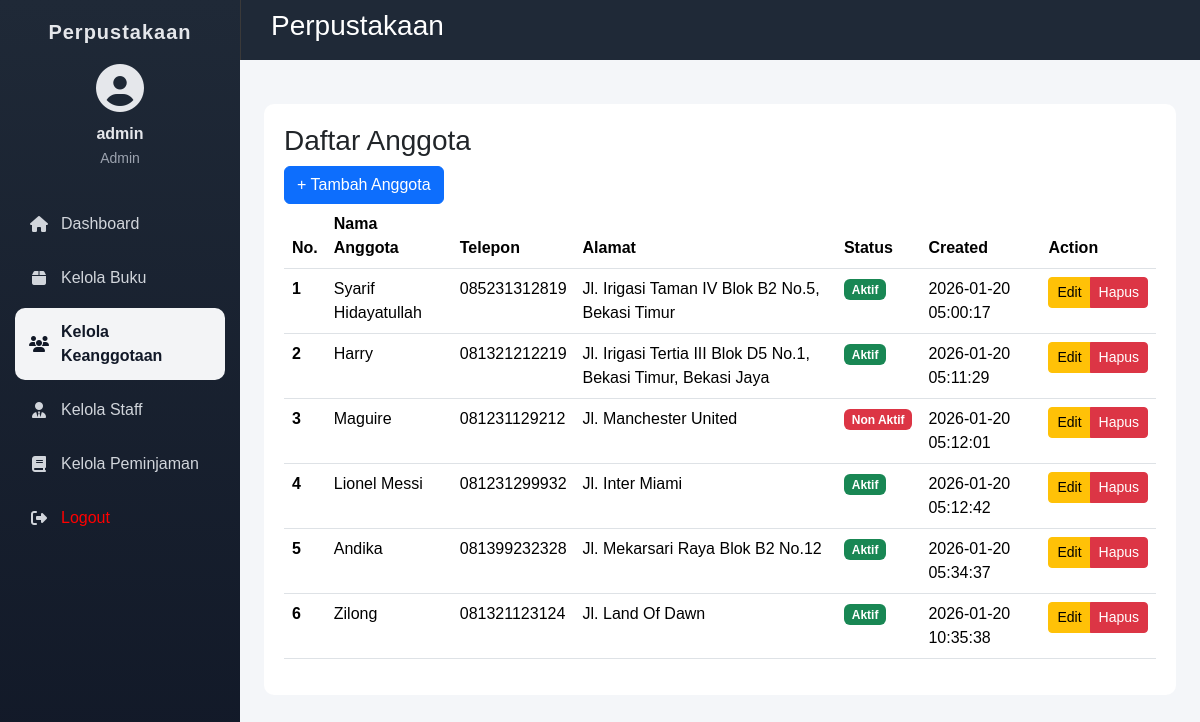
The page /anggota/index.php (signed in) on the database its author committed.
### tables this page shows
CREATE TABLE `anggota` (
  `id_anggota` int(11) NOT NULL,
  `nama_lengkap` varchar(100) NOT NULL,
  `telepon` varchar(20) DEFAULT NULL,
  `alamat` text DEFAULT NULL,
  `status` enum('aktif','tidak') DEFAULT 'aktif',
  `created_at` timestamp NOT NULL DEFAULT current_timestamp()
);

### anggota/index.php (the view, shortened to what this page needs)
<?php
require_once __DIR__ . '/../helper.php';
$anggota = $conn->query('SELECT * FROM anggota ORDER BY id_anggota LIMIT 20')->fetch_all(MYSQLI_ASSOC);
?>
<!doctype html>
<html lang="en">
<head>
    <link
        href="https://cdn.jsdelivr.net/npm/bootstrap@5.3.2/dist/css/bootstrap.min.css"
        rel="stylesheet"
 />
    <link
        href="https://cdnjs.cloudflare.com/ajax/libs/font-awesome/6.5.0/css/all.min.css"
        rel="stylesheet" />
    <link rel="stylesheet" href="../dashboard.css">
</head>
<div class="dashboard-wrapper">
    <?php require_once __DIR__ . '/../layout/sidebar.php'; ?>
    <div class="main">
        <?php require_once __DIR__ . '/../layout/header.php'; ?>
        <section class="table-section">
            <h3>Daftar Anggota</h3>
            <a href="create.php" class="btn btn-primary">+ Tambah Anggota</a>
            <table class="table">
                <thead>
                    <tr>
                        <th scope="col">No.</th>
                        <th scope="col">Nama Anggota</th>
                        <th scope="col">Telepon</th>
                        <th scope="col">Alamat</th>
                        <th scope="col">Status</th>
                        <th scope="col">Created</th>
                        <th scope="col">Action</th>
                    </tr>
                </thead>
                <tbody>
                    <?php
                    $nomor = 1;
                    foreach ($anggota as $key => $value): ?>
                        <tr>
                            <th scope="row"><?= $nomor++ ?></th>
                            <td><?= $value['nama_lengkap'] ?></td>
                            <td><?= $value['telepon'] ?></td>
                            <td><?= $value['alamat'] ?></td>
                            <td>
                                <?php if ($value['status'] === 'aktif'): ?>
                                    <a href="status.php?id_anggota=<?= $value['id_anggota'] ?>&status=aktif"
                                        class="badge bg-success text-decoration-none"
                                        onclick="return confirm('Nonaktifkan anggota ini?')">
                                        Aktif
                                    </a>
                                <?php else: ?>
                                    <a href="status.php?id_anggota=<?= $value['id_anggota'] ?>&status=nonaktif"
                                        class="badge bg-danger text-decoration-none"
                                        onclick="return confirm('Aktifkan anggota ini?')">
                                        Non Aktif
                                    </a>
                                <?php endif; ?>
                            </td>
                            <td><?= $value['created_at'] ?></td>
                            <td class="text-nowrap">
                                <div class="btn-group" role="group">
                                    <a href="edit.php?id_anggota=<?= $value['id_anggota'] ?>"
                                        class="btn btn-warning btn-sm">
                                        Edit
                                    </a>
                                    <a href="delete.php?id_anggota=<?= $value['id_anggota'] ?>"
                                        class="btn btn-danger btn-sm"
                                        onclick="return confirmDelete()">
                                        Hapus
                                    </a>
                                </div>
                            </td>
                        </tr>
                    <?php endforeach; ?>
                </tbody>
            </table>
        </section>
        <?php require_once __DIR__ . '/../layout/footer.php'; ?>
    </div>
</div>

### dashboard.css (style rules this page uses)
* { margin: 0; padding: 0; box-sizing: border-box; font-family: Arial, sans-serif; }
body { background-color: #f4f6f9; }
.dashboard-wrapper { display: flex; min-height: 100vh; }
.main { flex: 1; display: flex; flex-direction: column; }
.table-section { margin-top: 20px; background: white; padding: 20px; border-radius: 10px; }

### rows shown on the page
anggota: nama_lengkap "Syarif Hidayatullah", telepon "085231312819", alamat "Jl. Irigasi Taman IV Blok B2 No.5, Bekasi Timur", created_at "2026-01-20 05:00:17"
anggota: nama_lengkap "Harry", telepon "081321212219", alamat "Jl. Irigasi Tertia III Blok D5 No.1, Bekasi Timur, Bekasi Jaya", created_at "2026-01-20 05:11:29"
anggota: nama_lengkap "Maguire", telepon "081231129212", alamat "Jl. Manchester United", created_at "2026-01-20 05:12:01"
anggota: nama_lengkap "Lionel Messi", telepon "081231299932", alamat "Jl. Inter Miami", created_at "2026-01-20 05:12:42"
anggota: nama_lengkap "Andika", telepon "081399232328", alamat "Jl. Mekarsari Raya Blok B2 No.12", created_at "2026-01-20 05:34:37"
anggota: nama_lengkap "Zilong", telepon "081321123124", alamat "Jl. Land Of Dawn", created_at "2026-01-20 10:35:38"

### other values the page prints
$_SESSION['user_data']['username'] "admin"
$_SESSION['user_data']['role'] "Admin"
